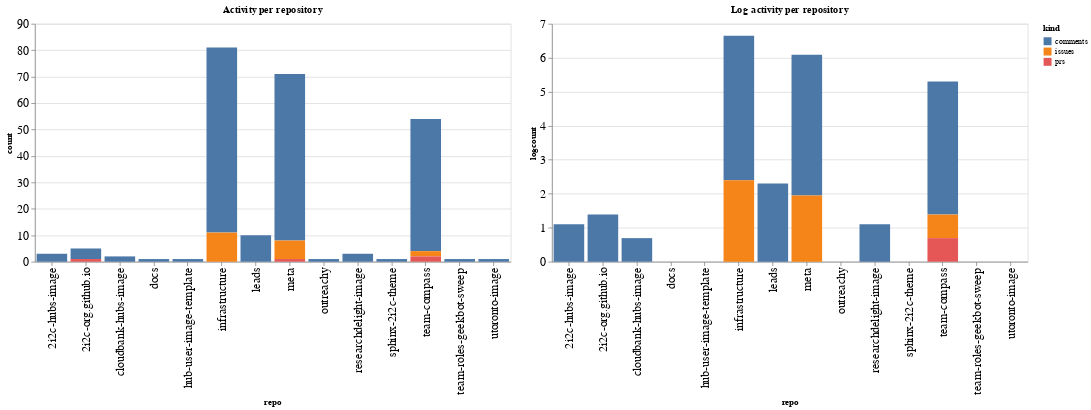

Here is the notebook cell this chart was saved with:
### Code cell
ch1 = alt.Chart(repo_summaries, width=600, title="Activity per repository").mark_bar().encode(
    x='repo',
    y='count',
    color='kind',
    tooltip="kind"
)

ch2 = alt.Chart(repo_summaries, width=600, title="Log activity per repository").mark_bar().encode(
    x='repo',
    y='logcount',
    color='kind',
    tooltip="kind"
)

ch1 | ch2

### Figure 1 — Vega-Lite specification as saved in the notebook (floating-point values rounded to 4 significant figures)
{"config": {"axisLeft": {"labelFontSize": 15}, "axisBottom": {"labelFontSize": 15}}, "hconcat": [{"mark": "bar", "encoding": {"color": {"field": "kind", "type": "nominal"}, "tooltip": {"field": "kind", "type": "nominal"}, "x": {"field": "repo", "type": "nominal"}, "y": {"field": "count", "type": "quantitative"}}, "title": "Activity per repository", "width": 600}, {"mark": "bar", "encoding": {"color": {"field": "kind", "type": "nominal"}, "tooltip": {"field": "kind", "type": "nominal"}, "x": {"field": "repo", "type": "nominal"}, "y": {"field": "logcount", "type": "quantitative"}}, "title": "Log activity per repository", "width": 600}], "data": {"name": "data-ac77891a73a93fed651f62d116855afe"}, "$schema": "https://vega.github.io/schema/vega-lite/v4.17.0.json", "datasets": {"data-ac77891a73a93fed651f62d116855afe": [{"repo": "2i2c-hubs-image", "kind": "comments", "count": 3, "logcount": 1.099}, {"repo": "2i2c-org.github.io", "kind": "comments", "count": 4, "logcount": 1.386}, {"repo": "2i2c-org.github.io", "kind": "prs", "count": 1, "logcount": 0.0}, {"repo": "cloudbank-hubs-image", "kind": "comments", "count": 2, "logcount": 0.6931}, {"repo": "docs", "kind": "comments", "count": 1, "logcount": 0.0}, {"repo": "hub-user-image-template", "kind": "comments", "count": 1, "logcount": 0.0}, {"repo": "infrastructure", "kind": "comments", "count": 70, "logcount": 4.248}, {"repo": "infrastructure", "kind": "issues", "count": 11, "logcount": 2.398}, {"repo": "leads", "kind": "comments", "count": 10, "logcount": 2.303}, {"repo": "meta", "kind": "comments", "count": 63, "logcount": 4.143}, {"repo": "meta", "kind": "issues", "count": 7, "logcount": 1.946}, {"repo": "meta", "kind": "prs", "count": 1, "logcount": 0.0}, {"repo": "outreachy", "kind": "comments", "count": 1, "logcount": 0.0}, {"repo": "researchdelight-image", "kind": "comments", "count": 3, "logcount": 1.099}, {"repo": "sphinx-2i2c-theme", "kind": "comments", "count": 1, "logcount": 0.0}, {"repo": "team-compass", "kind": "comments", "count": 50, "logcount": 3.912}, {"repo": "team-compass", "kind": "issues", "count": 2, "logcount": 0.6931}, {"repo": "team-compass", "kind": "prs", "count": 2, "logcount": 0.6931}, {"repo": "team-roles-geekbot-sweep", "kind": "comments", "count": 1, "logcount": 0.0}, {"repo": "utoronto-image", "kind": "comments", "count": 1, "logcount": 0.0}]}}
